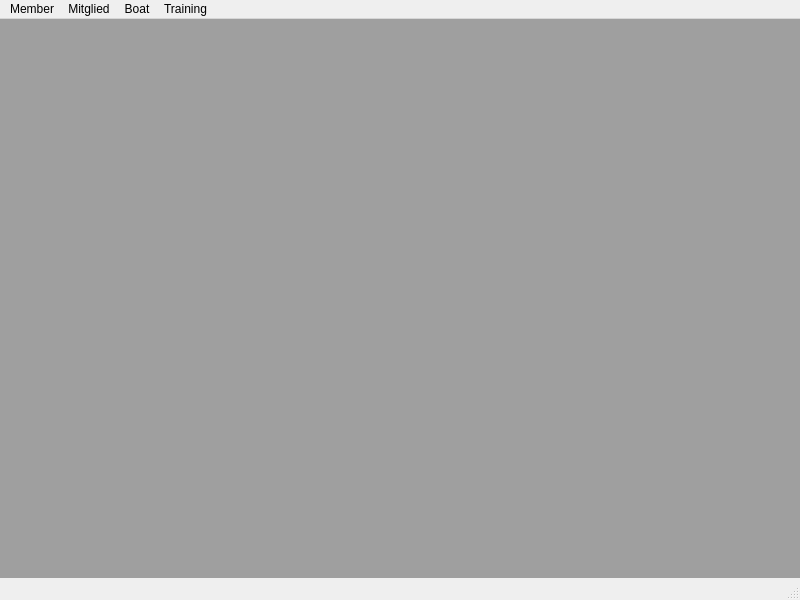
<?xml version="1.0" encoding="UTF-8"?>
<ui version="4.0">
 <class>MainWindow</class>
 <widget class="QMainWindow" name="MainWindow">
  <property name="geometry">
   <rect>
    <x>0</x>
    <y>0</y>
    <width>800</width>
    <height>600</height>
   </rect>
  </property>
  <property name="windowTitle">
   <string>VIP Club</string>
  </property>
  <widget class="QWidget" name="centralwidget">
   <widget class="QMdiArea" name="mdiArea">
    <property name="geometry">
     <rect>
      <x>-10</x>
      <y>-11</y>
      <width>1280</width>
      <height>731</height>
     </rect>
    </property>
   </widget>
  </widget>
  <widget class="QMenuBar" name="menubar">
   <property name="geometry">
    <rect>
     <x>0</x>
     <y>0</y>
     <width>800</width>
     <height>30</height>
    </rect>
   </property>
   <widget class="QMenu" name="menuMember">
    <property name="title">
     <string>Member</string>
    </property>
    <addaction name="actionNewMember"/>
    <addaction name="actionListMember"/>
   </widget>
   <widget class="QMenu" name="menuBoat">
    <property name="title">
     <string>Boat</string>
    </property>
    <addaction name="actionAddBoat"/>
   </widget>
   <widget class="QMenu" name="menuMitglied">
    <property name="title">
     <string>Mitglied</string>
    </property>
    <addaction name="actionNewMitglied"/>
    <addaction name="actionListMitglied"/>
   </widget>
   <widget class="QMenu" name="menuTraining">
    <property name="title">
     <string>Training</string>
    </property>
    <addaction name="actionListTrain"/>
    <addaction name="actionNewTrain"/>
   </widget>
   <addaction name="menuMember"/>
   <addaction name="menuMitglied"/>
   <addaction name="menuBoat"/>
   <addaction name="menuTraining"/>
  </widget>
  <widget class="QStatusBar" name="statusbar"/>
  <action name="actionNewMember">
   <property name="icon">
    <iconset theme="address-book-new"/>
   </property>
   <property name="text">
    <string>&amp;New</string>
   </property>
  </action>
  <action name="actionListMember">
   <property name="icon">
    <iconset theme="format-justify-fill"/>
   </property>
   <property name="text">
    <string>&amp;List</string>
   </property>
  </action>
  <action name="actionNewMitglied">
   <property name="icon">
    <iconset theme="list-add"/>
   </property>
   <property name="text">
    <string>&amp;New</string>
   </property>
  </action>
  <action name="actionListMitglied">
   <property name="icon">
    <iconset theme="format-justify-fill"/>
   </property>
   <property name="text">
    <string>&amp;List</string>
   </property>
  </action>
  <action name="actionAddBoat">
   <property name="text">
    <string>&amp;Add</string>
   </property>
  </action>
  <action name="actionListTrain">
   <property name="text">
    <string>List Trainings</string>
   </property>
  </action>
  <action name="actionNewTrain">
   <property name="text">
    <string>New Training</string>
   </property>
  </action>
  <action name="actionTraining_Diary">
   <property name="text">
    <string>Training Diary</string>
   </property>
  </action>
 </widget>
 <resources/>
 <connections/>
</ui>
